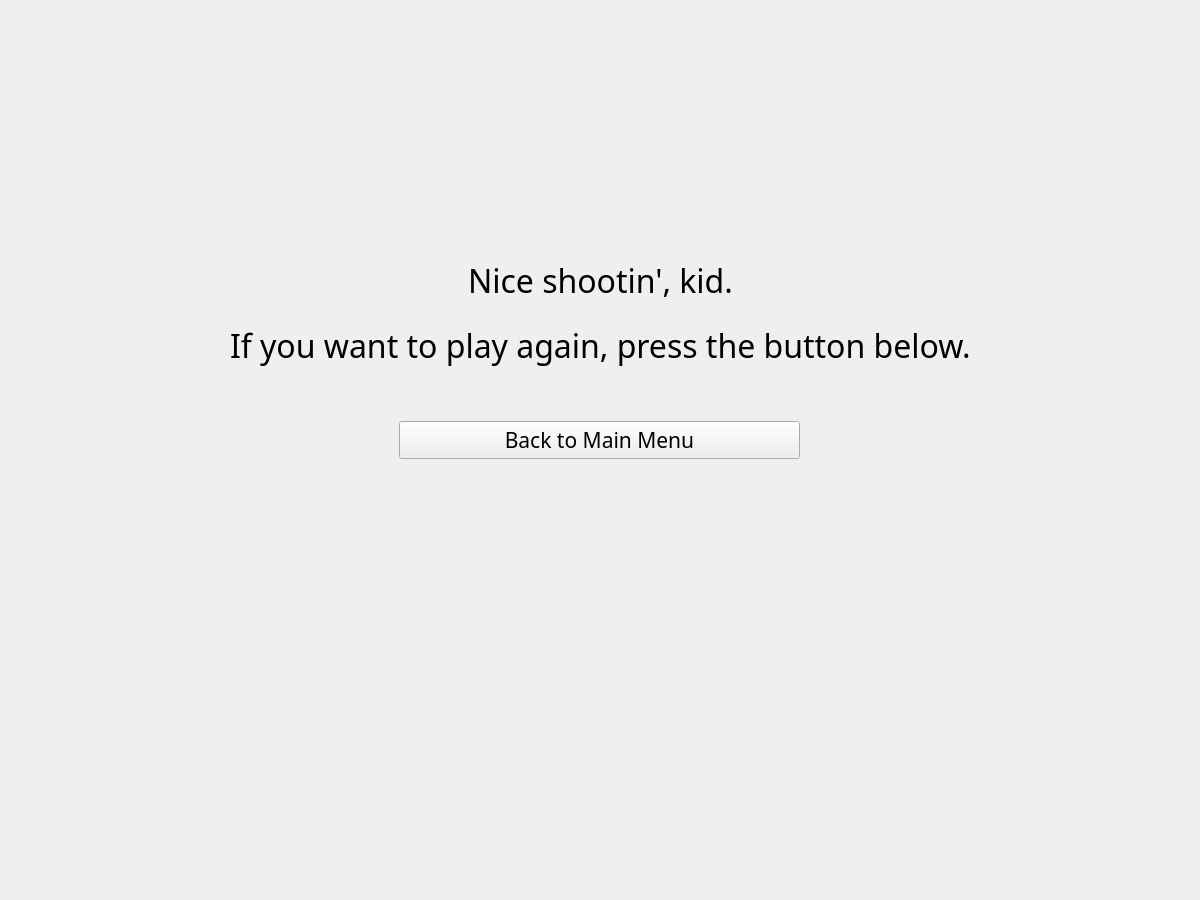
<?xml version="1.0" encoding="UTF-8"?>
<ui version="4.0">
 <class>win_screen</class>
 <widget class="QWidget" name="win_screen">
  <property name="geometry">
   <rect>
    <x>0</x>
    <y>0</y>
    <width>1200</width>
    <height>900</height>
   </rect>
  </property>
  <property name="windowTitle">
   <string>Form</string>
  </property>
  <widget class="QWidget" name="horizontalLayoutWidget">
   <property name="geometry">
    <rect>
     <x>0</x>
     <y>250</y>
     <width>1201</width>
     <height>61</height>
    </rect>
   </property>
   <layout class="QHBoxLayout" name="horizontalLayout">
    <item>
     <spacer name="horizontalSpacer">
      <property name="orientation">
       <enum>Qt::Horizontal</enum>
      </property>
      <property name="sizeHint" stdset="0">
       <size>
        <width>40</width>
        <height>20</height>
       </size>
      </property>
     </spacer>
    </item>
    <item>
     <widget class="QLabel" name="label">
      <property name="font">
       <font>
        <family>Small Fonts</family>
        <pointsize>24</pointsize>
       </font>
      </property>
      <property name="text">
       <string>Nice shootin', kid.</string>
      </property>
     </widget>
    </item>
    <item>
     <spacer name="horizontalSpacer_2">
      <property name="orientation">
       <enum>Qt::Horizontal</enum>
      </property>
      <property name="sizeHint" stdset="0">
       <size>
        <width>40</width>
        <height>20</height>
       </size>
      </property>
     </spacer>
    </item>
   </layout>
  </widget>
  <widget class="QWidget" name="horizontalLayoutWidget_2">
   <property name="geometry">
    <rect>
     <x>0</x>
     <y>320</y>
     <width>1201</width>
     <height>51</height>
    </rect>
   </property>
   <property name="font">
    <font>
     <family>Small Fonts</family>
     <pointsize>24</pointsize>
    </font>
   </property>
   <layout class="QHBoxLayout" name="horizontalLayout_2">
    <item>
     <spacer name="horizontalSpacer_3">
      <property name="orientation">
       <enum>Qt::Horizontal</enum>
      </property>
      <property name="sizeHint" stdset="0">
       <size>
        <width>40</width>
        <height>20</height>
       </size>
      </property>
     </spacer>
    </item>
    <item>
     <widget class="QLabel" name="label_2">
      <property name="font">
       <font>
        <family>Small Fonts</family>
        <pointsize>24</pointsize>
       </font>
      </property>
      <property name="text">
       <string>If you want to play again, press the button below.</string>
      </property>
     </widget>
    </item>
    <item>
     <spacer name="horizontalSpacer_4">
      <property name="orientation">
       <enum>Qt::Horizontal</enum>
      </property>
      <property name="sizeHint" stdset="0">
       <size>
        <width>40</width>
        <height>20</height>
       </size>
      </property>
     </spacer>
    </item>
   </layout>
  </widget>
  <widget class="QWidget" name="horizontalLayoutWidget_3">
   <property name="geometry">
    <rect>
     <x>-1</x>
     <y>390</y>
     <width>1201</width>
     <height>101</height>
    </rect>
   </property>
   <layout class="QHBoxLayout" name="horizontalLayout_3">
    <item>
     <spacer name="horizontalSpacer_6">
      <property name="orientation">
       <enum>Qt::Horizontal</enum>
      </property>
      <property name="sizeType">
       <enum>QSizePolicy::Fixed</enum>
      </property>
      <property name="sizeHint" stdset="0">
       <size>
        <width>400</width>
        <height>20</height>
       </size>
      </property>
     </spacer>
    </item>
    <item>
     <widget class="QPushButton" name="pushButton">
      <property name="font">
       <font>
        <family>Small Fonts</family>
        <pointsize>16</pointsize>
       </font>
      </property>
      <property name="text">
       <string>Back to Main Menu</string>
      </property>
     </widget>
    </item>
    <item>
     <spacer name="horizontalSpacer_5">
      <property name="orientation">
       <enum>Qt::Horizontal</enum>
      </property>
      <property name="sizeType">
       <enum>QSizePolicy::Fixed</enum>
      </property>
      <property name="sizeHint" stdset="0">
       <size>
        <width>400</width>
        <height>20</height>
       </size>
      </property>
     </spacer>
    </item>
   </layout>
  </widget>
 </widget>
 <resources/>
 <connections/>
</ui>
